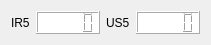
           <widget class="QWidget" name="horizontalLayoutWidget_9">
            <property name="geometry">
             <rect>
              <x>540</x>
              <y>440</y>
              <width>201</width>
              <height>28</height>
             </rect>
            </property>
            <layout class="QHBoxLayout" name="horizontalLayout_49">
             <property name="spacing">
              <number>6</number>
             </property>
             <property name="sizeConstraint">
              <enum>QLayout::SetDefaultConstraint</enum>
             </property>
             <item>
              <widget class="QLabel" name="label_38">
               <property name="text">
                <string>IR5</string>
               </property>
              </widget>
             </item>
             <item>
              <widget class="QLCDNumber" name="ir5LcdNumber">
               <property name="styleSheet">
                <string notr="true">background-color: rgb(255, 255, 255);</string>
               </property>
              </widget>
             </item>
             <item>
              <widget class="QLabel" name="label_39">
               <property name="text">
                <string>US5</string>
               </property>
              </widget>
             </item>
             <item>
              <widget class="QLCDNumber" name="us5LcdNumber">
               <property name="styleSheet">
                <string notr="true">background-color: rgb(255, 255, 255);</string>
               </property>
              </widget>
             </item>
            </layout>
           </widget>
